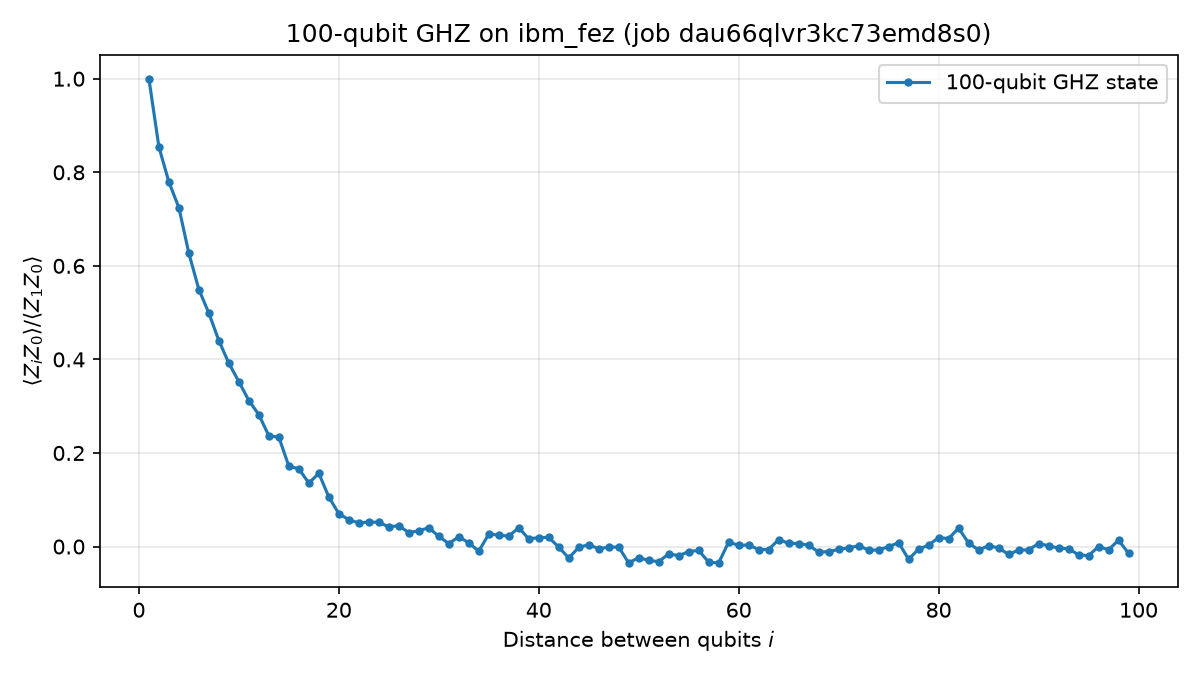

Here is the Python script that generated this plot:
"""Hello World Part 2: 100-qubit GHZ state on a real IBM QPU."""
import matplotlib
matplotlib.use("Agg")
from matplotlib import pyplot as plt

from qiskit import QuantumCircuit
from qiskit.quantum_info import SparsePauliOp
from qiskit.transpiler import generate_preset_pass_manager
from qiskit_ibm_runtime import QiskitRuntimeService
from qiskit_ibm_runtime.options_models import EstimatorOptions
from qiskit_ibm_runtime.executor_estimator import Estimator


def get_qc_for_n_qubit_GHZ_state(n: int) -> QuantumCircuit:
    """Create a QuantumCircuit that prepares the n-qubit GHZ state."""
    if isinstance(n, int) and n >= 2:
        qc = QuantumCircuit(n)
        qc.h(0)
        for i in range(n - 1):
            qc.cx(i, i + 1)
    else:
        raise Exception("n is not a valid input")
    return qc


# Step 1: Map the problem
n = 100
qc = get_qc_for_n_qubit_GHZ_state(n)

# ZZII...II, ZIZI...II, ... , ZIII...IZ
operator_strings = [
    "Z" + "I" * i + "Z" + "I" * (n - 2 - i) for i in range(n - 1)
]
operators = [SparsePauliOp(operator) for operator in operator_strings]

# Step 2: Optimize for the target backend
service = QiskitRuntimeService()
backend = service.least_busy(simulator=False, operational=True, min_num_qubits=100)
print(f"backend: {backend.name} ({backend.num_qubits} qubits)", flush=True)

pm = generate_preset_pass_manager(optimization_level=1, backend=backend)
isa_circuit = pm.run(qc)
isa_operators_list = [op.apply_layout(isa_circuit.layout) for op in operators]

# Step 3: Execute with error suppression (dynamical decoupling)
options = EstimatorOptions()
options.resilience_level = 1
options.dynamical_decoupling.enable = True
options.dynamical_decoupling.sequence_type = "XY4"

estimator = Estimator(backend, options=options)

job = estimator.run([(isa_circuit, isa_operators_list)])
job_id = job.job_id()
print(f"Job ID: {job_id}", flush=True)

result = job.result()[0]

# Step 4: Post-process
data = list(range(1, len(operators) + 1))
values = result.data.evs
values = [v / values[0] for v in values]  # normalize

print("\n<Z0 Zi> / <Z0 Z1>:")
for d, v in zip(data, values):
    print(f"  i={d}: {v:.4f}")

plt.figure(figsize=(8, 4.5))
plt.plot(data, values, marker="o", markersize=3, label="100-qubit GHZ state")
plt.xlabel("Distance between qubits $i$")
plt.ylabel(r"$\langle Z_i Z_0 \rangle / \langle Z_1 Z_0 \rangle $")
plt.title(f"100-qubit GHZ on {backend.name} (job {job_id})")
plt.legend()
plt.grid(alpha=0.3)
plt.tight_layout()
plt.savefig("hello_world_part2.png", dpi=150)
print("\nPlot saved to hello_world_part2.png")
